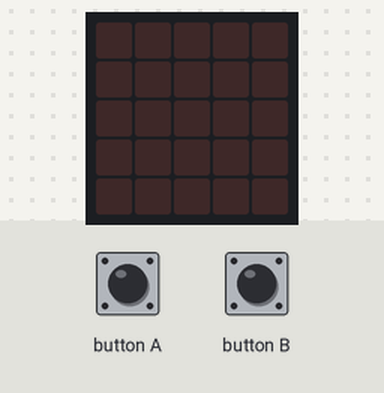
A program run on a simulated BBC micro:bit (MakeCode). Parts: the board's 5×5 LED display. The inputs (shaded band) are chosen by the test bench.

Above: at 1.2 s.
1.3 s: button B pressed for 0.15 s
At 2.0 s:
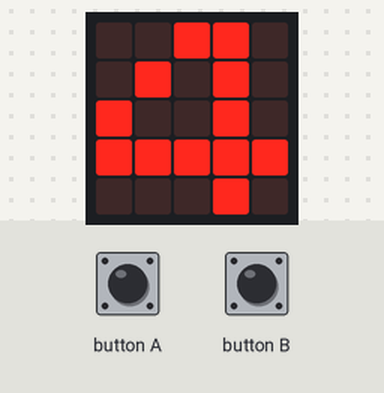
At 3.1 s:
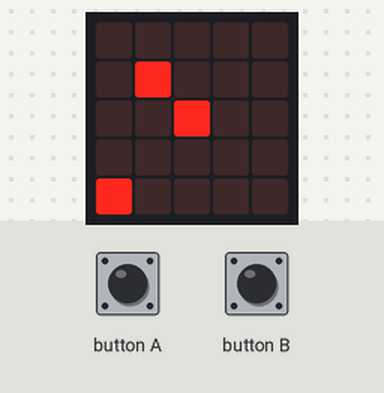
3.7 s: button A pressed for 0.15 s
At 5.0 s:
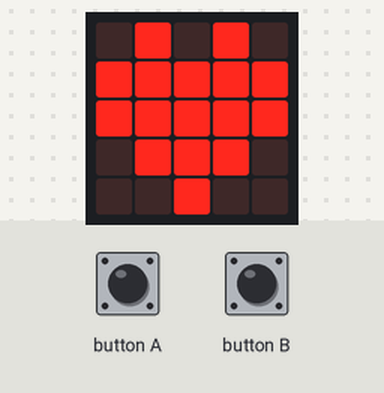
Timing chart, 0 to 6.7 s (numbered marks = the images above; inputs shaded):
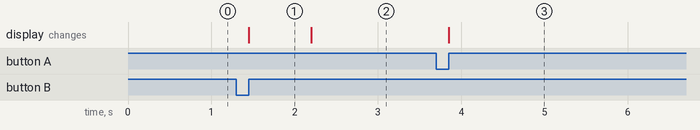

The program:

main.ts
```typescript
input.onButtonPressed(Button.A, function f(): number {
    let x = 2
    basic.showIcon(IconNames.Heart)
    return x ** 2
})
input.onButtonPressed(Button.B, function b(): number {
    basic.showNumber(4)
    basic.showLeds(`
    . . . . .
    . # . . .
    . . # . .
    . . . . .
    # . . . .
    `)
    return 1
})
```

test.ts
```typescript
// 在此处测试；当此软件包作为插件使用时，将不会编译此软件包。
```

Measured:
- after the input at 1.3 s, the display: changes after 0.15 s (image 1)
- after the input at 3.7 s, the display: changes after 0.15 s (image 3)
- what the display in image 1 shows lasts 0.7 s, from 1.5 s to 2.2 s
